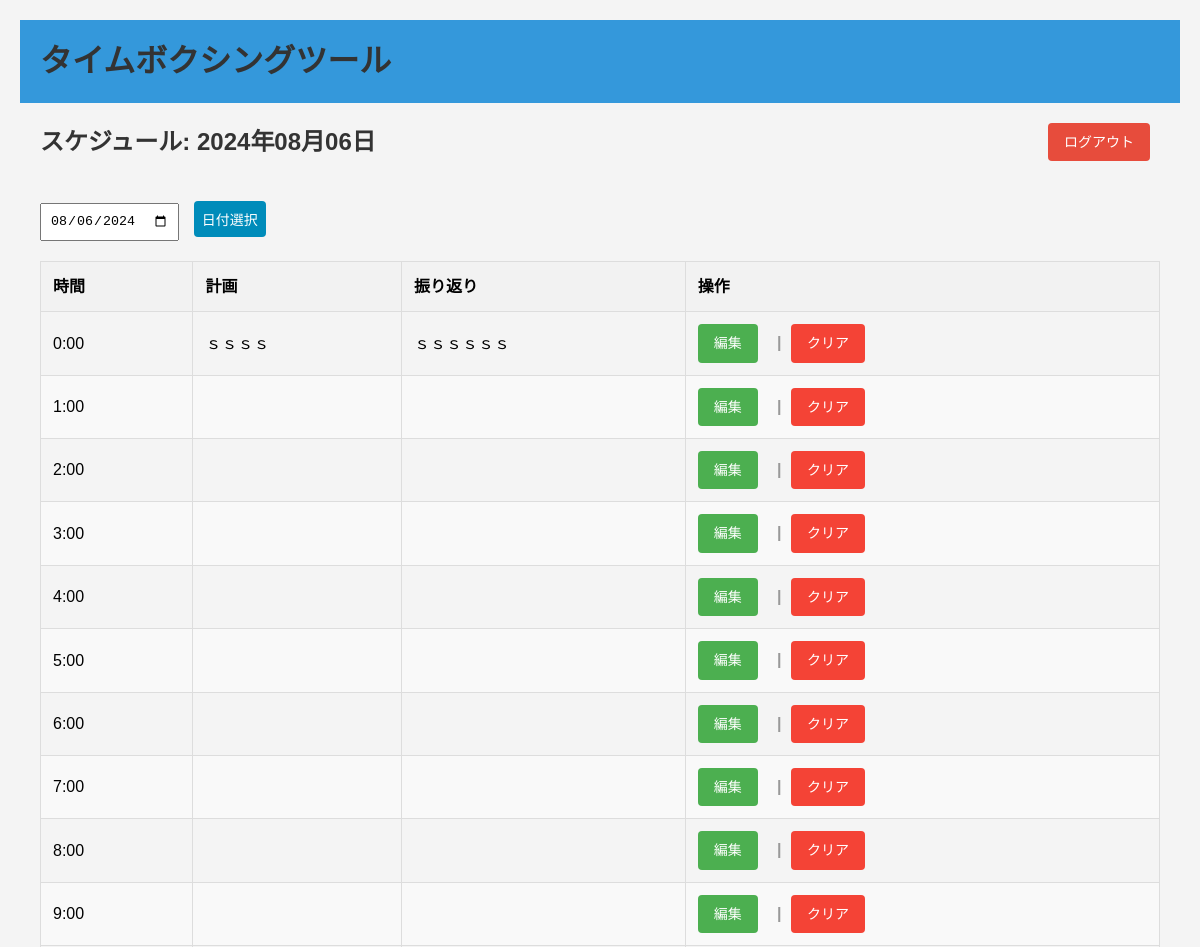
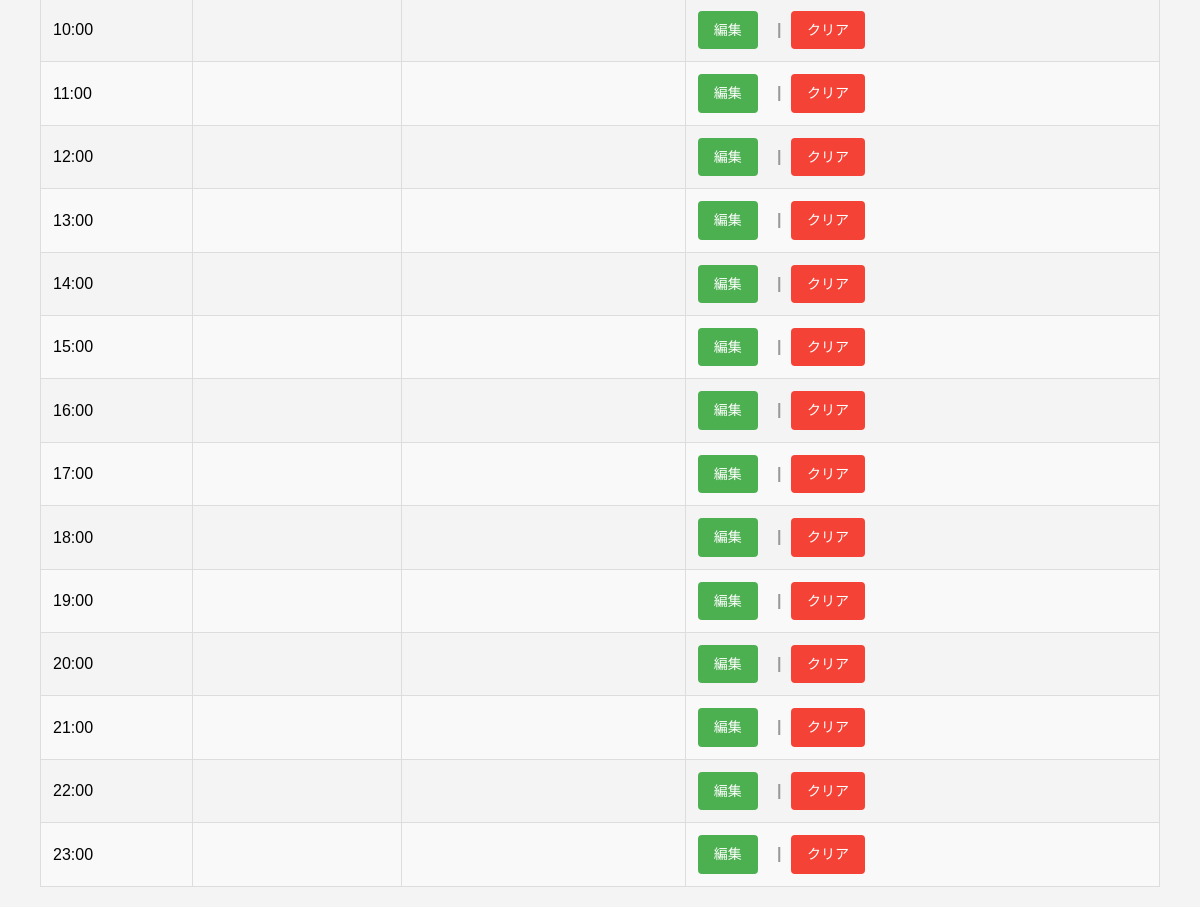
/schedule/?date=2024-08-06 (signed in), run on the app's committed database (2 pictures, top to bottom).
### scheduler/models.py (models this page shows)
class Schedule(models.Model):
    user = models.ForeignKey(User, on_delete=models.CASCADE)
    date = models.DateField()
    hour = models.IntegerField()
    plan = models.TextField(blank=True)
    reflection = models.TextField(blank=True)
    class Meta:
        unique_together = ('user', 'date', 'hour')

### scheduler/views.py (the view)
# urls.py: path('schedule/', views.schedule_view, name='schedule'),
@login_required
def schedule_view(request):
    if request.method == 'POST':
        date = request.POST.get('date')
        selected_date = datetime.strptime(date, '%Y-%m-%d').date()
    else:
        selected_date = request.GET.get('date')
        if selected_date:
            selected_date = datetime.strptime(selected_date, '%Y-%m-%d').date()
        else:
            selected_date = datetime.now().date()
    schedules = []
    for hour in range(24):
        schedule, created = Schedule.objects.get_or_create(
            user=request.user,
            date=selected_date,
            hour=hour
        )
        schedules.append(schedule)
    return render(request, 'scheduler/schedule.html', {
        'schedules': schedules,
        'selected_date': selected_date
    })

### templates/scheduler/schedule.html (shortened to what this page needs)
{% extends 'base.html' %}
{% block content %}
<div class="header-actions">
    <h2>スケジュール: {{ selected_date|date:"Y年m月d日" }}</h2>
    <a href="{% url 'logout' %}" class="btn btn-logout">ログアウト</a>
</div>
<form method="post">
    <input type="date" name="date" value="{{ selected_date|date:'Y-m-d' }}">
    <input type="submit" value="日付選択" class="btn">
</form>
<table>
    <thead>
        <tr>
            <th>時間</th>
            <th>計画</th>
            <th>振り返り</th>
            <th>操作</th>
        </tr>
    </thead>
    <tbody>
        {% for schedule in schedules %}
        <tr>
            <td>{{ schedule.hour }}:00</td>
            <td>{{ schedule.plan|default:"" }}</td>
            <td>{{ schedule.reflection|default:"" }}</td>
            <td>
                <a href="{% url 'edit_schedule' schedule.id %}" class="btn btn-edit">編集</a>
                <span class="button-separator">|</span>
                <a href="{% url 'clear_schedule' schedule.id %}" class="btn btn-clear">クリア</a>
            </td>
        </tr>
        {% endfor %}
    </tbody>
</table>
{% endblock %}

### static/css/style.css (style rules this page uses)
body { font-family: 'Noto Sans JP', Arial, sans-serif; line-height: 1.6; margin: 0; padding: 20px; background-color: #f4f4f4; }
h1, h2 { color: #333; }
table { width: 100%; border-collapse: collapse; margin-top: 20px; }
th, td { padding: 12px; text-align: left; border: 1px solid #ddd; }
th { background-color: #f2f2f2; font-weight: bold; }
tr:nth-child(even) { background-color: #f9f9f9; }
form { margin-bottom: 20px; }
input[type="date"], input[type="submit"], input[type="text"], input[type="password"] { padding: 8px; margin-right: 10px; }
.btn { display: inline-block; padding: 8px 16px; margin-right: 10px; border: none; border-radius: 4px; font-size: 14px; cursor: pointer; text-decoration: none; transition: background-color 0.3s; background-color: #008CBA; color: white; }
.btn-edit { background-color: #4CAF50; }
.btn-clear { background-color: #f44336; }
.button-separator { margin: 0 5px; color: #999; font-weight: bold; }
.header-actions { display: flex; justify-content: space-between; align-items: center; margin-bottom: 20px; }
.btn-logout { background-color: #e74c3c; color: white; }

### data on the page
Schedule: hour "0", plan "ｓｓｓｓ", reflection "ｓｓｓｓｓｓ"
Schedule: hour "1"
Schedule: hour "2"
Schedule: hour "3"
Schedule: hour "4"
Schedule: hour "5"
Schedule: hour "6"
Schedule: hour "7"
Schedule: hour "8"
Schedule: hour "9"
Schedule: hour "10"
Schedule: hour "11"
Schedule: hour "12"
Schedule: hour "13"
Schedule: hour "14"
Schedule: hour "15"
Schedule: hour "16"
Schedule: hour "17"
Schedule: hour "18"
Schedule: hour "19"
Schedule: hour "20"
Schedule: hour "21"
Schedule: hour "22"
Schedule: hour "23"

### other printed values
{{ selected_date|date:"Y年m月d日" }} "2024年08月06日"
